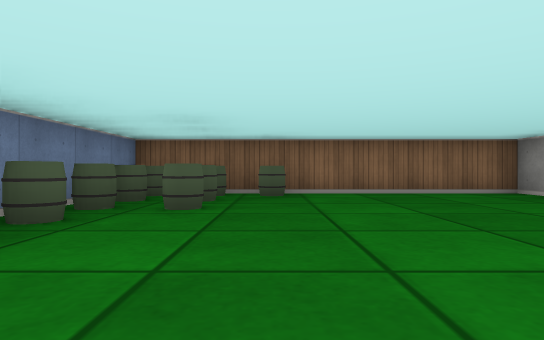
[1] (above)

16 first-person views from a walk through a cub3D maze. The camera is about half as high as the walls, looks level and sees 75° across. The floor is counted in squares. Each view is taken from the middle of a square. On the plan, view 1 faces up. The plan holds only what a view shows up to about 9 squares ahead; the rest is blank.

[2]
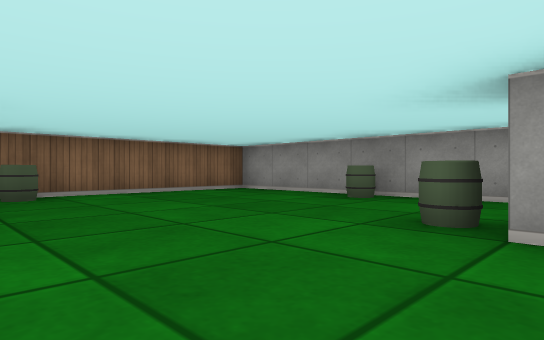

[3]
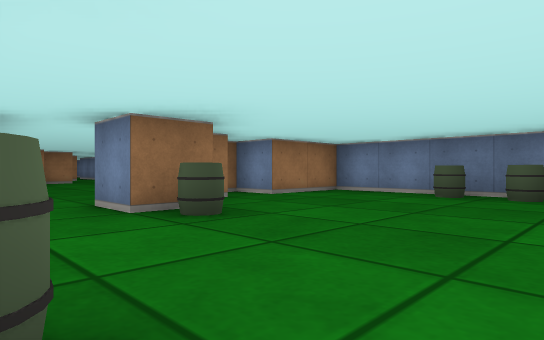

[4]
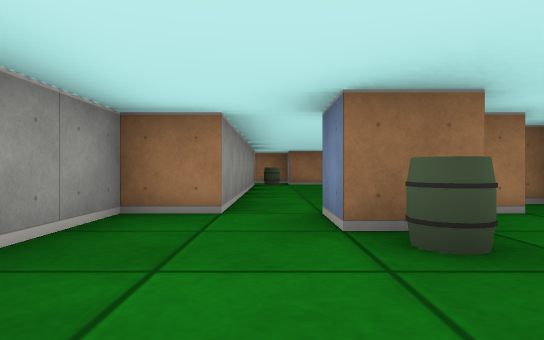

[5]
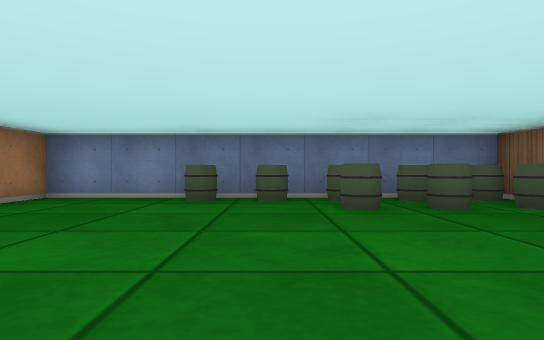

[6]
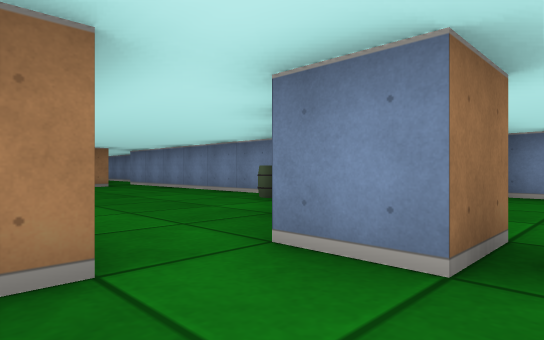

[7]
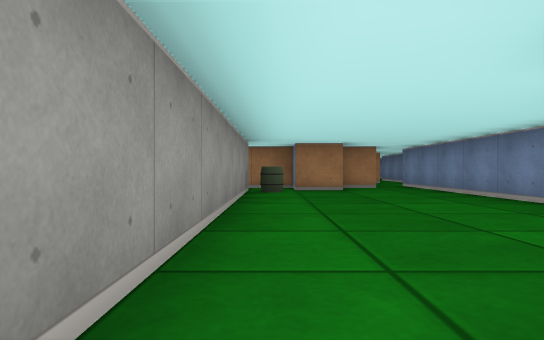

[8]
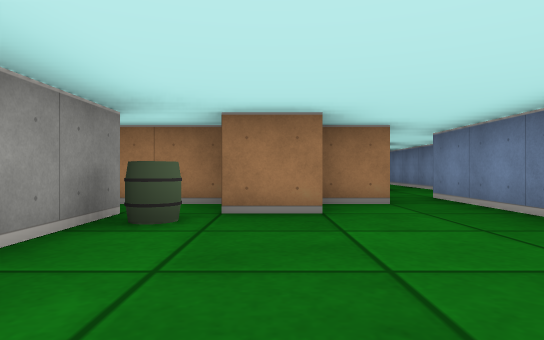

[9]
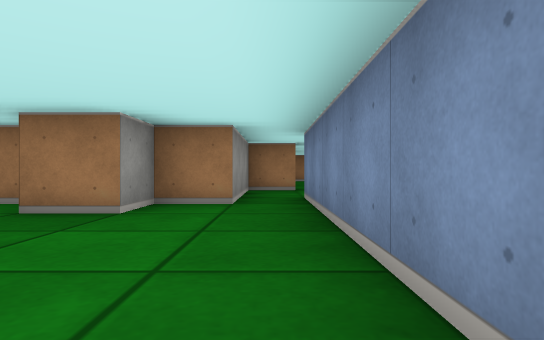

[10]
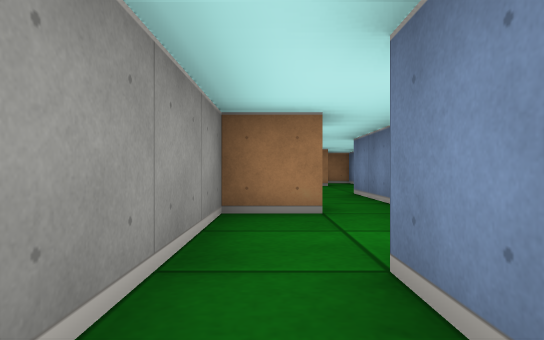

[11]
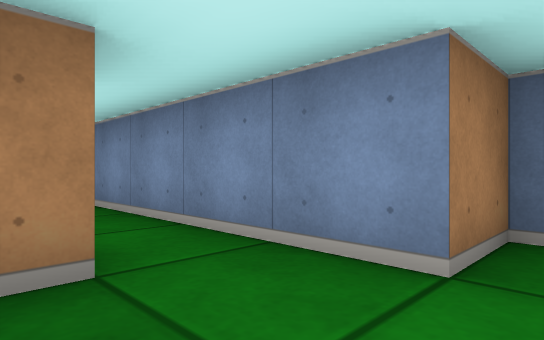

[12]
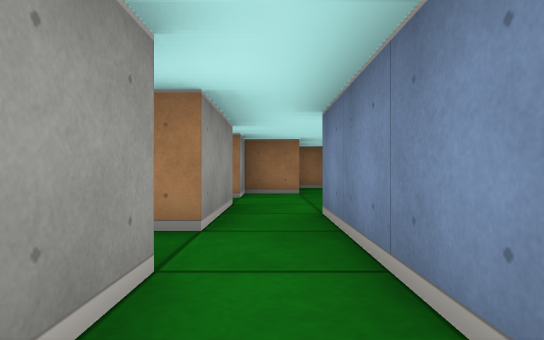

[13]
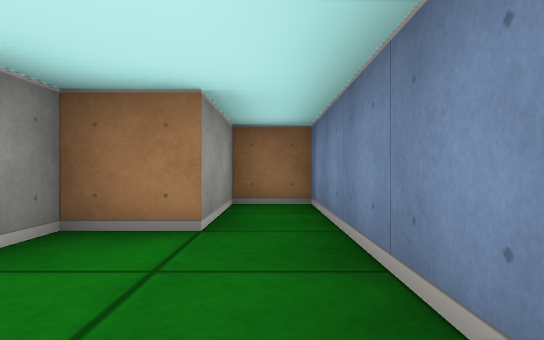

[14]
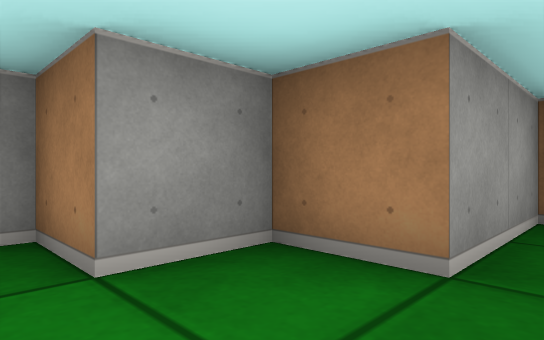

[15]
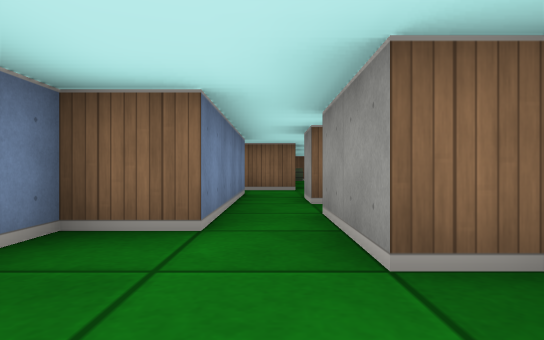

[16]
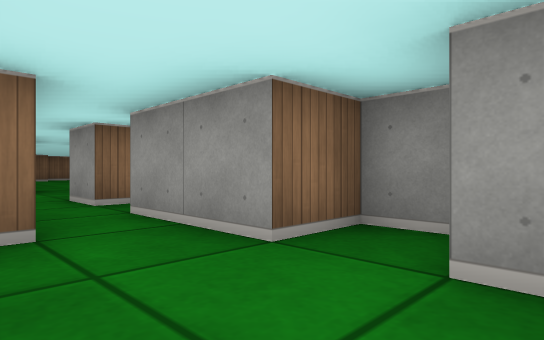

### Floor plan
Ten units are one square. View 1 is at (0, 0); x grows to the right and y downward. Boxes are objects, and circles mark ways between rooms. Rooms are numbered by the first view taken in them; rooms with no view inside come last. Other rooms are left out.
<svg viewBox="-30 -70 80 270">
<path fill="none" stroke="#000" d="M15 -5 25 -5 25 5M4 5 10 5M35 5 45 5 45 -65 -25 -65 -25 5 -5 5M-5 35 -5 95M35 75 35 5M25 85 40 85M5 95 5 85 15 85 15 75 25 75M-25 105 -15 105 -15 125M-5 125 -5 115 5 115 5 95M-5 95 -16 95M-15 125 -15 145 -25 145 -25 195 -15 195 -15 175 -5 175 -5 165 5 165 5 155 -5 155 -5 135M0 125 -5 125"/>
<rect x="-25" y="-25" width="10" height="10" fill="#bbb"><title>barrel</title></rect>
<rect x="-25" y="-35" width="10" height="10" fill="#bbb"><title>barrel</title></rect>
<rect x="-25" y="-45" width="10" height="10" fill="#bbb"><title>barrel</title></rect>
<rect x="-25" y="-55" width="10" height="10" fill="#bbb"><title>barrel</title></rect>
<rect x="-25" y="-65" width="10" height="10" fill="#bbb"><title>barrel</title></rect>
<rect x="-15" y="-45" width="10" height="10" fill="#bbb"><title>barrel</title></rect>
<rect x="-15" y="-55" width="10" height="10" fill="#bbb"><title>barrel</title></rect>
<rect x="-15" y="-65" width="10" height="10" fill="#bbb"><title>barrel</title></rect>
<rect x="-5" y="-65" width="10" height="10" fill="#bbb"><title>barrel</title></rect>
<rect x="15" y="-15" width="10" height="10" fill="#bbb"><title>barrel</title></rect>
<rect x="35" y="-35" width="10" height="10" fill="#bbb"><title>barrel</title></rect>
<rect x="-5" y="25" width="10" height="10" fill="#bbb"><title>barrel</title></rect>
<rect x="25" y="65" width="10" height="10" fill="#bbb"><title>barrel</title></rect>
<circle cx="30" cy="0" r="3" fill="#2a7"/>
<circle cx="0" cy="90" r="3" fill="#2a7"/>
<circle cx="-10" cy="120" r="3" fill="#2a7"/>
<text x="10" y="-30">1</text>
<text x="10" y="50">2</text>
<text x="-10" y="110">3</text>
<text x="-10" y="160">4</text>
</svg>
Room 1 opens to room 2. Room 2 opens to room 3. Room 3 opens to room 4.

Where each view was taken, in squares from view 1:
view 1: 0 up, 0 right, facing up
view 2: 0 up, 1 left, facing up-right
view 3: 4 up, 4 right, facing down-left
view 4: 3 up, 3 right, facing down
view 5: 3 up, 3 right, facing left
view 6: 1 up, 4 right, facing down-left
view 7: 0 up, 3 right, facing down
view 8: 4 down, 2 right, facing down
view 9: 4 down, 0 right, facing down
view 10: 8 down, 0 right, facing down
view 11: 10 down, 0 right, facing down-left
view 12: 11 down, 1 left, facing down
view 13: 15 down, 2 left, facing down
view 14: 16 down, 2 left, facing down-right
view 15: 17 down, 1 left, facing up
view 16: 17 down, 2 left, facing up-right
